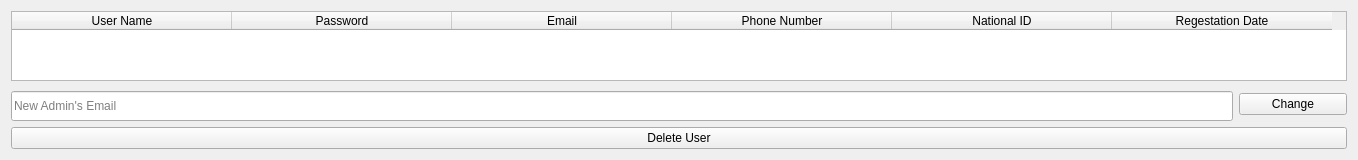
     <widget class="QWidget" name="Users_tab">
      <attribute name="title">
       <string>Users</string>
      </attribute>
      <layout class="QGridLayout" name="gridLayout_2">
       <item row="0" column="0">
        <widget class="QTableWidget" name="tableWidget">
         <property name="styleSheet">
          <string notr="true"/>
         </property>
         <property name="frameShape">
          <enum>QFrame::StyledPanel</enum>
         </property>
         <property name="sizeAdjustPolicy">
          <enum>QAbstractScrollArea::AdjustToContents</enum>
         </property>
         <property name="autoScroll">
          <bool>false</bool>
         </property>
         <property name="editTriggers">
          <set>QAbstractItemView::NoEditTriggers</set>
         </property>
         <property name="dragEnabled">
          <bool>true</bool>
         </property>
         <property name="alternatingRowColors">
          <bool>true</bool>
         </property>
         <property name="selectionMode">
          <enum>QAbstractItemView::SingleSelection</enum>
         </property>
         <property name="selectionBehavior">
          <enum>QAbstractItemView::SelectRows</enum>
         </property>
         <property name="iconSize">
          <size>
           <width>0</width>
           <height>0</height>
          </size>
         </property>
         <property name="showGrid">
          <bool>true</bool>
         </property>
         <property name="sortingEnabled">
          <bool>true</bool>
         </property>
         <property name="wordWrap">
          <bool>false</bool>
         </property>
         <property name="cornerButtonEnabled">
          <bool>false</bool>
         </property>
         <property name="rowCount">
          <number>0</number>
         </property>
         <property name="columnCount">
          <number>6</number>
         </property>
         <attribute name="horizontalHeaderCascadingSectionResizes">
          <bool>true</bool>
         </attribute>
         <attribute name="horizontalHeaderMinimumSectionSize">
          <number>31</number>
         </attribute>
         <attribute name="horizontalHeaderDefaultSectionSize">
          <number>220</number>
         </attribute>
         <attribute name="horizontalHeaderHighlightSections">
          <bool>false</bool>
         </attribute>
         <attribute name="horizontalHeaderShowSortIndicator" stdset="0">
          <bool>true</bool>
         </attribute>
         <attribute name="horizontalHeaderStretchLastSection">
          <bool>false</bool>
         </attribute>
         <attribute name="verticalHeaderVisible">
          <bool>false</bool>
         </attribute>
         <attribute name="verticalHeaderCascadingSectionResizes">
          <bool>false</bool>
         </attribute>
         <attribute name="verticalHeaderDefaultSectionSize">
          <number>30</number>
         </attribute>
         <attribute name="verticalHeaderHighlightSections">
          <bool>true</bool>
         </attribute>
         <attribute name="verticalHeaderShowSortIndicator" stdset="0">
          <bool>false</bool>
         </attribute>
         <column>
          <property name="text">
           <string>User Name</string>
          </property>
         </column>
         <column>
          <property name="text">
           <string>Password</string>
          </property>
         </column>
         <column>
          <property name="text">
           <string>Email</string>
          </property>
         </column>
         <column>
          <property name="text">
           <string>Phone Number</string>
          </property>
         </column>
         <column>
          <property name="text">
           <string>National ID</string>
          </property>
         </column>
         <column>
          <property name="text">
           <string>Regestation Date</string>
          </property>
         </column>
        </widget>
       </item>
       <item row="1" column="0">
        <layout class="QHBoxLayout" name="horizontalLayout">
         <item>
          <widget class="QLineEdit" name="lineEdit_4">
           <property name="styleSheet">
            <string notr="true">min-height : 28px;
margin-top : 4px</string>
           </property>
           <property name="placeholderText">
            <string>New Admin's Email</string>
           </property>
          </widget>
         </item>
         <item>
          <widget class="QPushButton" name="pushButton_2">
           <property name="cursor">
            <cursorShape>PointingHandCursor</cursorShape>
           </property>
           <property name="styleSheet">
            <string notr="true">min-width : 100px</string>
           </property>
           <property name="text">
            <string>Change</string>
           </property>
          </widget>
         </item>
        </layout>
       </item>
       <item row="2" column="0">
        <widget class="QPushButton" name="Delete_button">
         <property name="cursor">
          <cursorShape>PointingHandCursor</cursorShape>
         </property>
         <property name="text">
          <string>Delete User</string>
         </property>
        </widget>
       </item>
      </layout>
     </widget>
